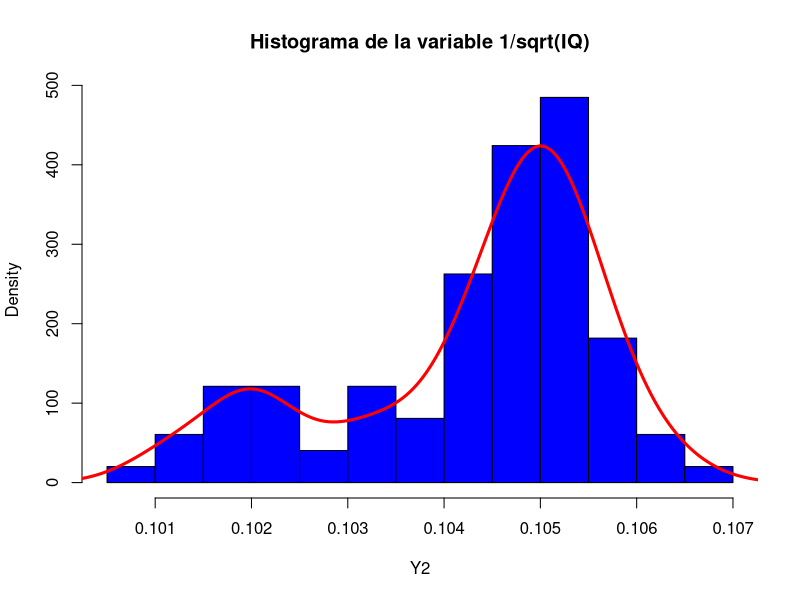
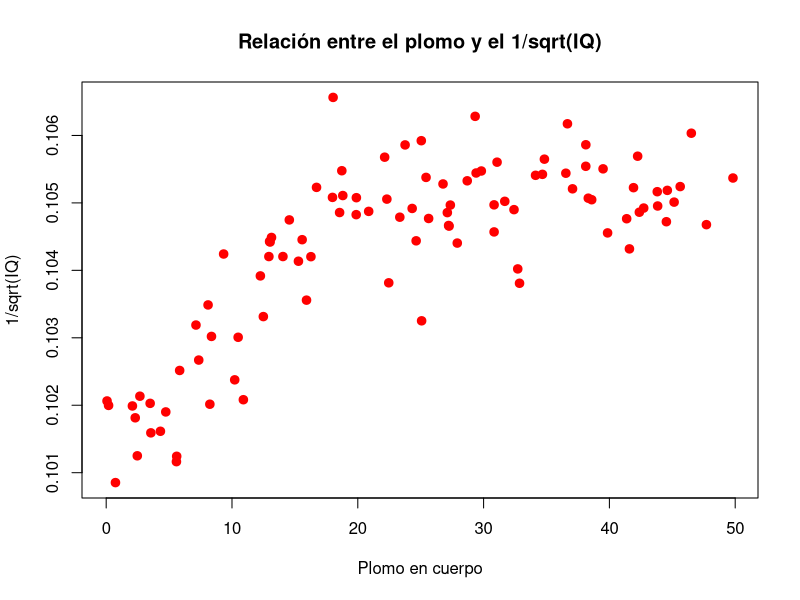
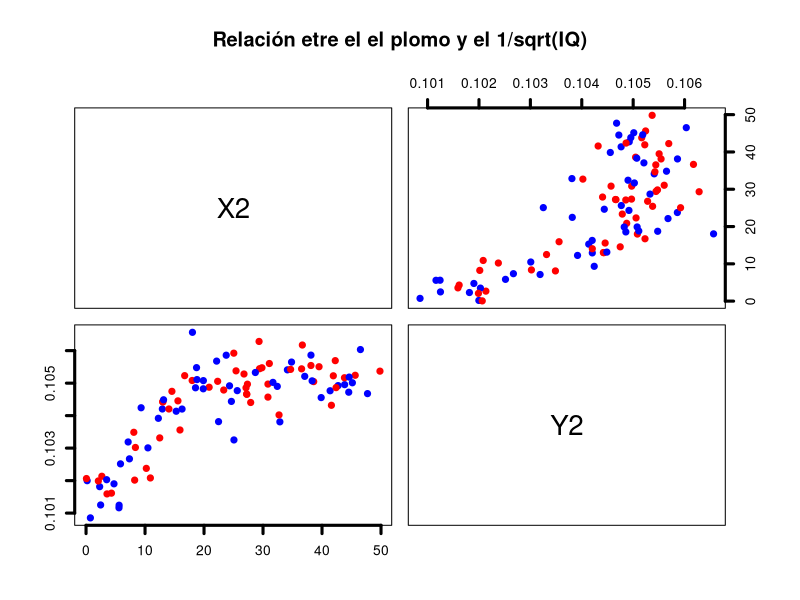
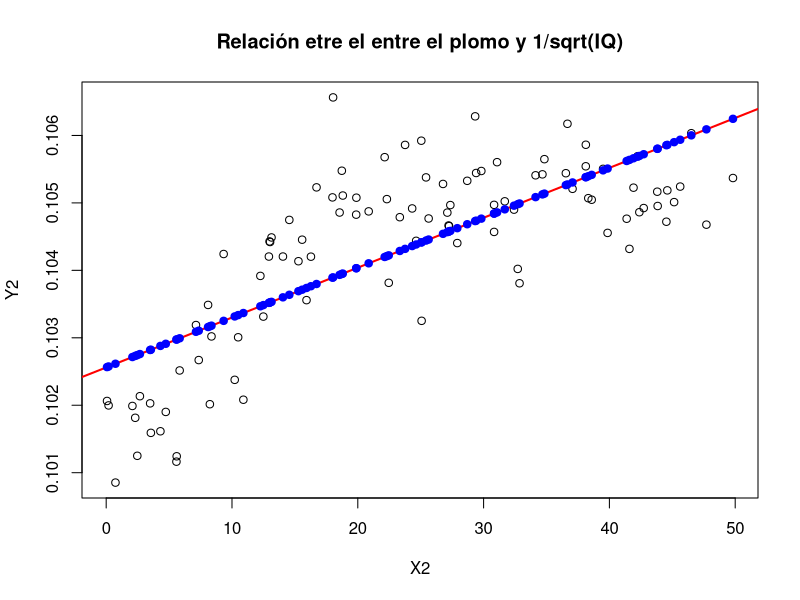
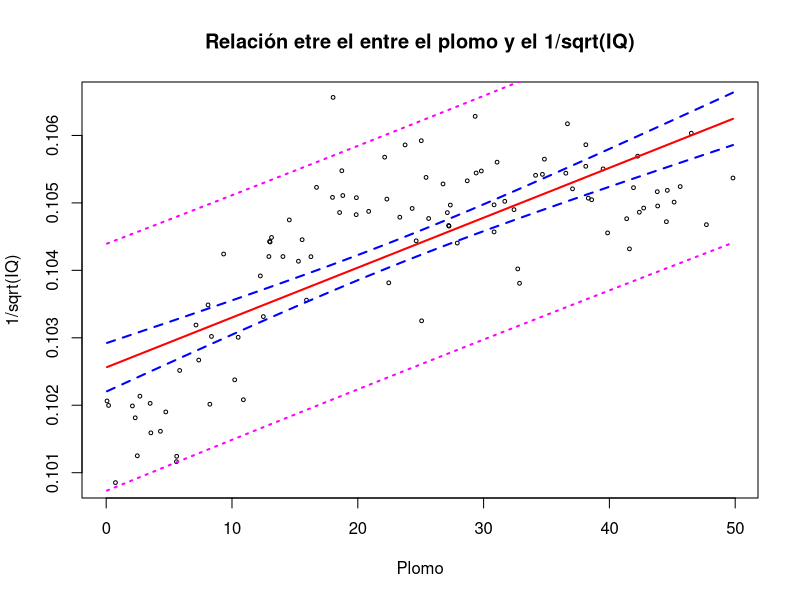
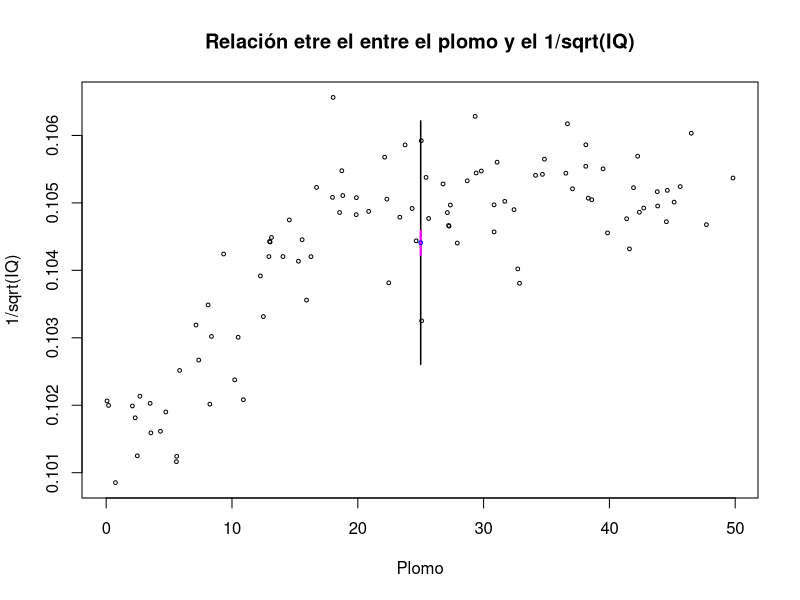
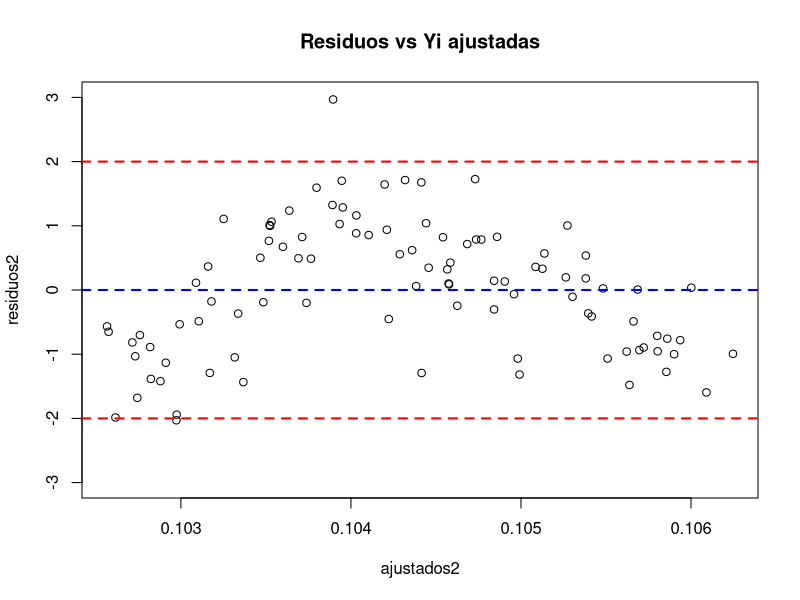

Recreate these plots in R, in order. (Note: this script raises an error after producing the figures.)
#Cargamos las librerias

library(stats)
library(MASS)
library(lmtest)
library(car)
library(zoo)
library(psych) 
library(nortest)

#Cargamos los datos

setwd("/Users/jose/Desktop/Tarea 5")
getwd()

Datos <- read.csv("plomo.csv",header=TRUE,sep=",",dec=".")
attach(Datos)

# --------------- Algunas Funciones -----------------------
Prueba_B0 <- function(X,Y){
  n     <- dim(Datos)[1]
  Sxx   <- sum((X-(mean(X)))^2)
  Sxy   <- sum((X-mean(X))*(Y-mean(Y)))
  Syy   <- sum((Y-(mean(Y)))^2)
  
  #Los estimadores son:
  beta1 <- Sxy/Sxx
  beta0 <- mean(Y)-(beta1*(mean(X)))
  SSe   <- Syy-beta1*Sxy
  MSe   <- (SSe)/(n-2)
  sigma.gorro <- MSe
  
  #La estadística de prueba para B0 es:
  Q     <- abs(beta0/(sqrt((sigma.gorro)*((1/n) + (((mean(X))^2)/Sxx)))))
  
  #Cuantil de una T-Student: 
  T     <- qt(1-(0.05/2),n-2)
  
  #Region Critica={|Q|>t(n-2,1-alpha/2)} donde t es el cuantil de una t-student
  aux     <- pt(Q,n-2)
  p.value <- 2*min(1-aux, aux) #p.value<alpha=0.05
  cat("\n\tPRUEBA DE HIPOTESIS H0: B0=0 vs H1:B0=!0\n",
      "\nRegión Crítica: Rechazar H0 si |Q|>t(n-2,1-alpha/2)","\nEstadistica de prueba Q:\n",Q,
      "\nCuantil de la T-Student:\n",T,
      "\nP-value:\n", p.value)
}
Prueba_B1 <- function(X,Y){
  n     <- dim(Datos)[1]
  Sxx   <- sum((X-(mean(X)))^2)
  Sxy   <- sum((X-mean(X))*(Y-mean(Y)))
  Syy   <- sum((Y-(mean(Y)))^2)
  
  
  #Los estimadores son:
  beta1 <- Sxy/Sxx
  beta0 <- mean(Y)-(beta1*(mean(X)))
  SSe   <- Syy-beta1*Sxy
  MSe   <- (SSe)/(n-2)
  sigma.gorro <- MSe
  
  #La estadística de prueba para B0 es:
  Q     <- abs(beta1/(sqrt((sigma.gorro/Sxx))))
  
  #Cuantil de una T-Student: 
  T     <- qt(1-(0.05/2),n-2)
  
  #Region Critica={|Z|>t(n-2,1-alpha/2)} donde t es el cuantil de una t-student
  aux     <- pt(Q,n-2)
  p.value <-2*min(1-aux, aux) #p.value<alpha=0.05
  cat("\n\tPRUEBA DE HIPOTESIS H0: B1=0 vs H1:B1=!0\n",
      "\nRegion Critica: Rechazar H0 si |Q|>t(n-2,1-alpha/2)","\nEstadistica de prueba Q:\n",Q,
      "\nCuantil de la T-Student:\n",T,
      "\nP-value:\n", p.value)
}

# Hacemos un pequeño análisis preliminar para ver que los
# datos no presentan ningún problema

View(Datos)       # Mostramos la tabla de los datos
is.na(Datos)      # Revisamos que no haya datos NA
str(Datos)        # Revisamos la estructura de la tabla
summary(Datos)    # Hacemos un resumen de la tabla


# --------------------------------------------------------------------------------------------------
# ------------------------------------ TERCER AJUSTE: 1/sqrt(IQ) -------------------------------------
# --------------------------------------------------------------------------------------------------
# ------------------------------------ 1) Análisis Descriptivo ------------------------------------

# Definimos la transformacion
X2 <- Plomo
Y2 <- 1/sqrt(IQ)
Datos2 = data.frame("X2" = X2, "Y2" = Y2)

# Observamos como se comportan los datos del 1/sqrt(IQ)
summary(Y2)
hist(Y2, freq = FALSE,breaks=15, col = "blue", main="Histograma de la variable 1/sqrt(IQ)")
lines(density(Y2), col="red",lwd=3)

#Ahora observamos la asociación entre nuestros variables 
#mediante scaterplots.
plot(X2, Y2,pch=19, col="red", ylab="1/sqrt(IQ)", xlab = "Plomo en cuerpo", lwd=2,
     main="Relación entre el plomo y el 1/sqrt(IQ)")
pairs(Datos2, col=c("red","blue"), pch=20, lwd=3,
      main="Relación etre el el plomo y el 1/sqrt(IQ)")

#Prueba del coeficienciente de correlacion
cor.test(X2, Y2)

#------------------------------------- 2) Ajuste Del Modelo ----------------------------------------

modelo2 <- lm(Y2 ~ X2)
summary(modelo2)

plot(X2,Y2, main="Relación etre el entre el plomo y 1/sqrt(IQ)")
abline(modelo2, col="red", lwd=2)
points(X2,modelo2$fit, col="blue",cex=1,pch=19)

#------------------------------------- 3) Inferencia Sobre el Modelo -------------------------------

#--------------- Pruebas de Hipotesis

# Checamos primero los valores del p-value en el summary
summary(modelo2)
# Para corroborar usamos nuestras funciones para la peuba estadística 
Prueba_B0(X2,Y2)
Prueba_B1(X2,Y2)

#--------------- Intervalos de Confianza

# Usamos confint para obtener la ordenada al origen y pendiente
# de nuestros intervalos de confianza
confint(modelo2)

# Hacemos las rectas de intervalos de confianza y predicción
X2.2 = data.frame(X2=X2[order(X2)])
conf1 <- predict(modelo2, newdata=X2.2, interval="confidence")
pred1 <- predict(modelo2, newdata=X2.2, interval="prediction")
plot(X2,Y2, xlab="Plomo",ylab="1/sqrt(IQ)", main="Relación etre el entre el plomo y el 1/sqrt(IQ)", cex=0.5)
lines(X2.2$X2,conf1[,1], lwd=2, col="red")
lines(X2.2$X2,conf1[,2], lwd=2,lty=2, col="blue")
lines(X2.2$X2,conf1[,3], lwd=2,lty=2, col="blue")
lines(X2.2$X2,pred1[,2], lwd=2,lty=3, col="magenta")
lines(X2.2$X2,pred1[,3], lwd=2,lty=3, col="magenta")
#------------------------------------- 4) ANOVA ----------------------------------------------------

anova(modelo2)

#------------------------------------- 5) y 6) Predicción ------------------------------------------

X2.0 <-data.frame(X2 = 25)

conf1 <- predict(modelo2, newdata=X2.0, interval="confidence")
pred1 <- predict(modelo2, newdata=X2.0, interval="prediction")
plot(X2,Y2, xlab="Plomo",ylab="1/sqrt(IQ)", main="Relación etre el entre el plomo y el 1/sqrt(IQ)", cex=0.5)
segments(X2.0$X2,y0 = pred1[2],y1 = pred1[3],lwd=1.5)
segments(X2.0$X2,y0 = conf1[2],y1 = conf1[3],lwd=2, col = "magenta")
points(X2.0,conf1[1], col = "blue", cex=0.5, lty = 3)

#------------------------------------- 7) Coeficiente de Determinación -----------------------------

summary(modelo2)

#------------------------------------- 8) Pruebas de los Supuestos ---------------------------------

# 1. VARIANZA CONSTANTE:
# graficamos los valores ajustados contra los residuales:

residuos2 <- rstandard(modelo2)
ajustados2 <- fitted(modelo2)
plot(ajustados2, residuos2,
     main="Residuos vs Yi ajustadas", ylim = c(-3,3))
abline(0,0, col="blue1", lw=2, lty=2)
abline(2,0, col="red", lw=2, lty=2)
abline(-2,0, col="red", lw=2, lty=2)
# Estamos graficando los residuales estandarizados y todos deberán estar en -2<=di<=2

# Hacemos las pruebas de hipotesis para homocedasticidad:
# Recordemos que:
# Ho:Los residuales tienen varianza cosntante VS H1:No tienen varanza constante
# Rechazamos al nivel de significancia alpha=0.05 si p-value<alpha

# Test de Breusch-Pagan 
bptest(modelo2)

# Prueba de puntaje de varianza no constante
ncvTest(modelo2)

# 2. SUPUESTO DE CORRELACION:
# Recordemos que:
# Ho: No hay correlación entre los residuos VS H1: Si hay correlación entre los residuos
# Rechazamos al nivel de significancia alpha=0.05 si p-value<alpha

# Prueba de Durbin-Watson
dwtest(modelo2)


# 3. SUPUESTO DE NORMALIDAD: 
# el primer acercamiento es mediante un Q-QPlot de los residuos
qqnorm(residuos1, pch=19,lwd=1)
qqline(residuos1, col="red", lwd=3)
hist(residuos, col="navyblue",freq = F, breaks = 15, main="Histograma de los residuos")

# Hacemos las pruebas de hipotesis para normalidad:
# Recordemos que:
#H0:Los errores se distribuyen N(0,1)
#H1:Los errores no se distribuyen N(0,1)
# Rechazamos al nivel de significancia alpha=0.05 si p-value<alpha

# Prueba Anderson-Darling
ad.test(residuos1)

# Prueba Shapiro-Wilk
shapiro.test(residuos1)
